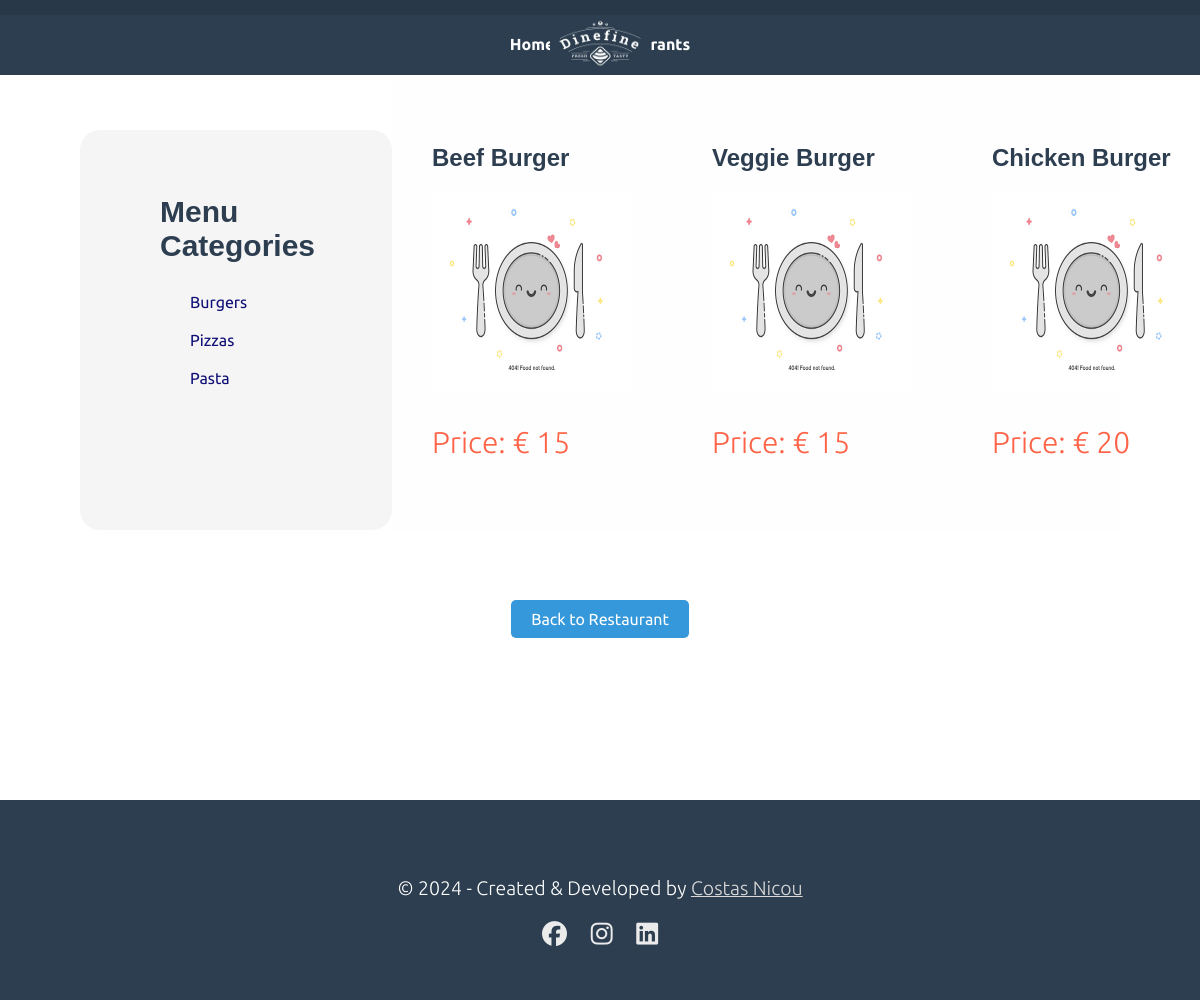
Page /restaurant/kellaki-park/burgers/ on the committed database.
### food/models.py (models this page shows, shortened)
class MenuCategory(models.Model):
    restaurant= models.ForeignKey(Restaurant,on_delete=models.CASCADE,related_name="menu_categories")
    menu_name = models.CharField(max_length=100)
    menu_slug = models.SlugField(blank=True)  # Add this
    menu_image = models.ImageField(default='menu_category_default.jpg',upload_to='restaurant_images')

class MenuItem(models.Model):
    menu_category = models.ForeignKey(MenuCategory,on_delete=models.CASCADE,related_name="menu_items")
    menu_item_name = models.CharField(max_length=100)
    menu_item_image = models.ImageField(default='menu_item_default.jpg',upload_to='menu_item_images')
    menu_item_price = models.IntegerField()

### food/views.py (the view)
# urls.py: path("<slug:restaurant_slug>/<slug:menu_slug>/",views.menu_list,name="menu_list"),
def menu_list(request,menu_slug,restaurant_slug):
    restaurant = get_object_or_404(Restaurant, restaurant_slug=restaurant_slug)
    menu_categories = restaurant.menu_categories.all()
    menu_category = get_object_or_404(MenuCategory, menu_slug=menu_slug)
    menu_items = menu_category.menu_items.all()
    return render(request,"food/menu_list.html",{
        "restaurant":restaurant,
        "menu_categories": menu_categories,
        "menu_category":menu_category,
        "menu_items":menu_items,
    })

### food/templates/food/menu_list.html
{% extends "food/layout.html" %}
{% block main%}
<section>
    <div class="menu-items-layout">
        <aside class="menu-items-categories">
            <ul class="categories-list">
                <h2>Menu Categories</h2>
                {% for menu_category_item in menu_categories %}
                <li><a
                        href="{% url 'food:menu_list' restaurant.restaurant_slug menu_category_item.menu_slug %}">{{menu_category_item.menu_name}}</a>
                </li>
                {%endfor %}
            </ul>
        </aside>
        <div class="menu-items-flex">
            {% if menu_items %}
            {% for menu_item in menu_items %}
            <div class="menu-item">
                <h3>{{menu_item.menu_item_name}}</h3>
                <img src="{{menu_item.menu_item_image.url}}" width="200px" height="200px" alt="">
                <p class="menu-item-price">Price: € {{menu_item.menu_item_price}}</p>
            </div>
            {%endfor%}
            {% else %}
            <h2 class="no-items">No Menu items to show</h2>
            {% endif %}
        </div>
    </div>
</section>
<div class="back-to-hp">
    <a class="btn" href="{% url 'food:restaurant_details' restaurant.restaurant_slug %}">Back to Restaurant</a>
</div>
{% endblock%}

### food/static/css/global.css (style rules this page uses)
html, body { padding: 0; margin: 0; font-family: "Ubuntu", sans-serif; overflow-x: hidden; }
p { font-weight: 300; font-size: 19.5px; }
section { padding: 80px; }
h1, h2, h3, h4, h5, h6 { color: #2c3e50; font-family: 'Arial', sans-serif; margin-bottom: 20px; }
h2 { font-size: 30px; }
h3 { font-size: 24px; }
.btn { margin-top: 20px; background-color: rgb(71, 154, 255); padding: 15px; border-radius: 10px; text-decoration: none; color: white; width: 100px; margin: 20px auto 0 auto; background-color: #3498db; color: #ffffff; border: none; padding: 10px 20px; font-size: 16px; cursor: pointer; border-radius: 5px; transition: background-color 0.3s ease; text-align: center; }

### food/static/css/menu_items_list.css (style rules this page uses)
.menu-items-layout { display: flex; justify-content: center; background-color: white; }
.menu-items-categories { margin-top: 50px; background-color: rgb(245, 245, 245); padding: 40px; border-radius: 20px; }
.categories-list { list-style: none; }
.categories-list li { padding: 10px; }
.categories-list li a { text-decoration: none; color: rgb(15, 15, 118); padding: 10px 20px; }
.menu-items-flex { width: 70%; background-color: rgb(254, 254, 254); display: flex; justify-content: flex-start; }
.menu-items-flex>* { margin: 40px; }
.menu-item-price { font-size: 30px; color: tomato; }

### food/static/css/restaurant_list.css (style rules this page uses)
.back-to-hp { text-align: center; }

### rows in the picture
MenuCategory: menu_name "Burgers"
MenuCategory: menu_name "Pizzas"
MenuCategory: menu_name "Pasta"
MenuItem: menu_item_name "Beef Burger", menu_item_image (placeholder picture), menu_item_price "15"
MenuItem: menu_item_name "Veggie Burger", menu_item_image (placeholder picture), menu_item_price "15"
MenuItem: menu_item_name "Chicken Burger", menu_item_image (placeholder picture), menu_item_price "20"
